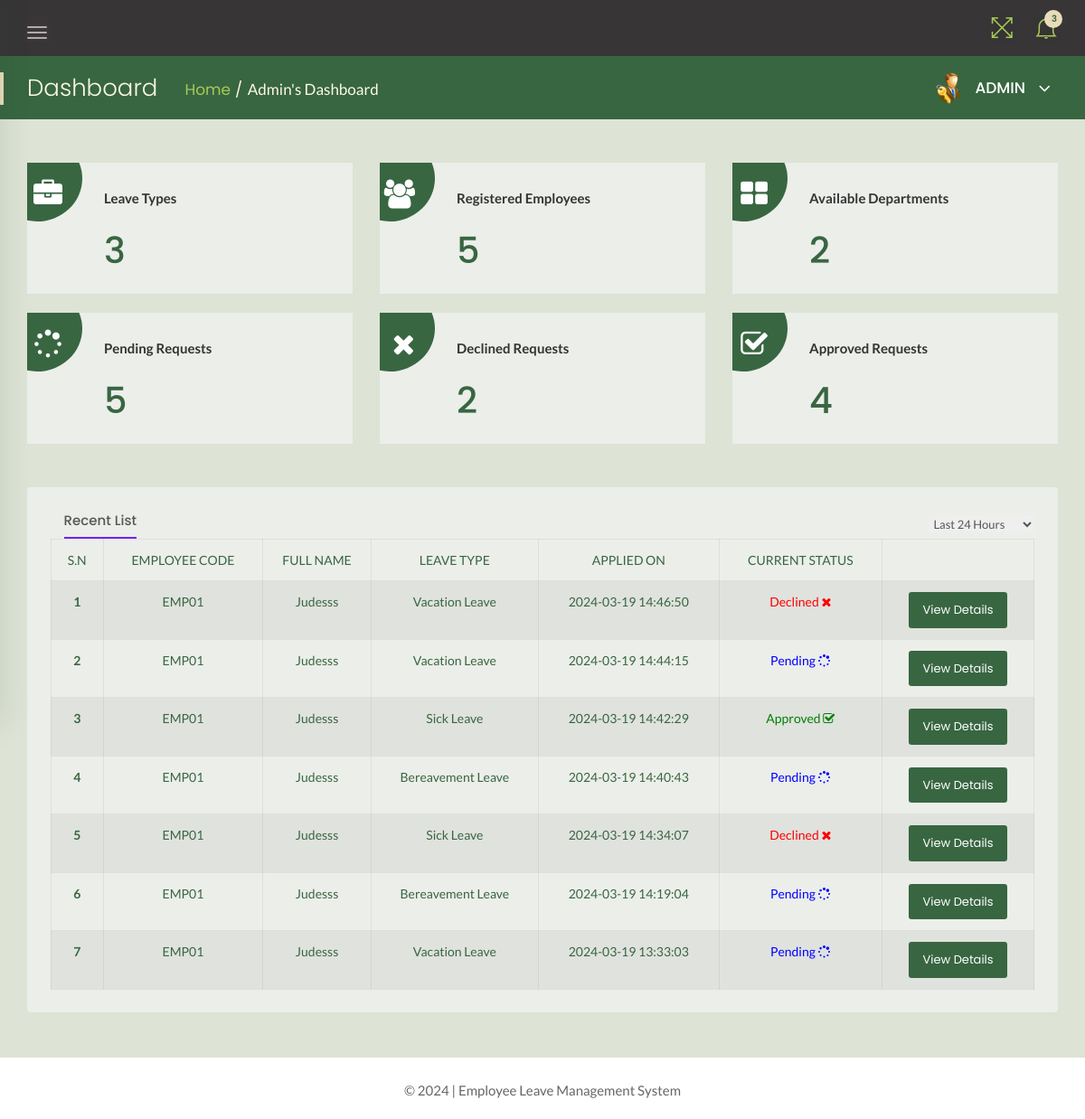
Screenshot of /admin/dashboard.php (signed in) with the database file from the repository.
### tables this page shows
CREATE TABLE `leave_requests` (
  `SN` int(10) NOT NULL,
  `requestee` varchar(50) DEFAULT NULL,
  `leaveType` varchar(255) DEFAULT NULL,
  `appliedOn` timestamp NOT NULL DEFAULT current_timestamp() ON UPDATE current_timestamp(),
  `status` int(1) NOT NULL,
  `isRead` int(1) NOT NULL,
  `startDate` varchar(120) NOT NULL,
  `endDate` varchar(120) NOT NULL,
  `amount` int(2) NOT NULL,
  `description` mediumtext NOT NULL,
  `effectiveDate` int(11) NOT NULL,
  `AdminRemark` mediumtext DEFAULT NULL,
  `AdminRemarkDate` varchar(120) DEFAULT NULL
);

CREATE TABLE `employee` (
  `SN` int(10) NOT NULL,
  `empCode` varchar(50) NOT NULL,
  `fName` varchar(255) NOT NULL,
  `department` varchar(50) NOT NULL,
  `position` varchar(50) NOT NULL,
  `email` varchar(50) NOT NULL,
  `password` varchar(50) NOT NULL,
  `status` int(1) NOT NULL
);

### admin/dashboard.php (the view, shortened to what this page needs)
<?php
    if(strlen($_SESSION['alogin'])==0){
        header('location:index.php');
    } else {
?>
<!doctype html>
<html class="no-js" lang="en">
<head>
    <link rel="stylesheet" href="../assets/css/bootstrap.min.css">
    <link rel="stylesheet" href="../assets/css/font-awesome.min.css">
    <link rel="stylesheet" href="../assets/css/themify-icons.css">
    <link rel="stylesheet" href="../assets/css/metisMenu.css">
    <link rel="stylesheet" href="../assets/css/owl.carousel.min.css">
    <link rel="stylesheet" href="../assets/css/slicknav.min.css">
    <link rel="stylesheet" href="https://www.amcharts.com/lib/3/plugins/export/export.css" type="text/css" media="all" />
    <link rel="stylesheet" href="../assets/css/typography.css">
    <link rel="stylesheet" href="../assets/css/default-css.css">
    <link rel="stylesheet" href="../assets/css/styles.css">
    <link rel="stylesheet" href="../assets/css/responsive.css">
</head>
<body>
    <div class="page-container">
        <div class="main-content">
            <div class="header-area">
                <div class="row align-items-center">
                    <div class="col-md-6 col-sm-8 clearfix">
                        <div class="nav-btn pull-left">
                            <span></span>
                            <span></span>
                            <span></span>
                        </div>
                    </div>
                    <div class="col-md-6 col-sm-4 clearfix">
                        <ul class="notification-area pull-right">
                            <li id="full-view"><i class="ti-fullscreen"></i></li>
                            <?php include '../includes/admin-notification.php'?>
                        </ul>
                    </div>
                </div>
            </div>
            <div class="page-title-area">
                <div class="row align-items-center">
                    <div class="col-sm-6">
                        <div class="breadcrumbs-area clearfix">
                            <h4 class="page-title pull-left">Dashboard</h4>
                            <ul class="breadcrumbs pull-left">
                                <li><a href="dashboard.php">Home</a></li>
                                <li><span>Admin's Dashboard</span></li>
                            </ul>
                        </div>
                    </div>
                    <div class="col-sm-6 clearfix">
                        <div class="user-profile pull-right">
                            <img class="avatar user-thumb" src="../assets/images/admin.png" alt="avatar">
                            <h4 class="user-name dropdown-toggle" data-toggle="dropdown">ADMIN <i class="fa fa-angle-down"></i></h4>
                        </div>
                    </div>
                </div>
            </div>
            <div class="main-content-inner">
                <div class="sales-report-area mt-5 mb-5">
                    <div class="row">
                        <div class="col-md-4">
                            <div class="single-report mb-xs-30">
                                <div class="s-report-inner pr--20 pt--30 mb-3">
                                    <div class="icon"><i class="fa fa-briefcase"></i></div>
                                    <div class="s-report-title d-flex justify-content-between">
                                        <h4 class="header-title mb-0">Leave Types</h4>
                                    </div>
                                    <div class="d-flex justify-content-between pb-2">
                                        <h1><?php include 'counters/leavetype-counter.php'?></h1>
                                    </div>
                                </div>
                            </div>
                        </div>
                        <div class="col-md-4">
                            <div class="single-report mb-xs-30">
                                <div class="s-report-inner pr--20 pt--30 mb-3">
                                    <div class="icon"><i class="fa fa-users"></i></div>
                                    <div class="s-report-title d-flex justify-content-between">
                                        <h4 class="header-title mb-0">Registered Employees</h4>
                                    </div>
                                    <div class="d-flex justify-content-between pb-2">
                                        <h1><?php include 'counters/emp-counter.php'?></h1>
                                    </div>
                                </div>
                            </div>
                        </div>
                        <div class="col-md-4">
                            <div class="single-report">
                                <div class="s-report-inner pr--20 pt--30 mb-3">
                                    <div class="icon"><i class="fa fa-th-large"></i></div>
                                    <div class="s-report-title d-flex justify-content-between">
                                        <h4 class="header-title mb-0">Available Departments</h4>
                                    </div>
                                    <div class="d-flex justify-content-between pb-2">
                                        <h1><?php include 'counters/dept-counter.php'?></h1>
                                    </div>
                                </div>
                            </div>
                        </div>
                    </div>
                    <br>
                    <div class="row">
                        <div class="col-md-4">
                            <div class="single-report mb-xs-30">
                                <div class="s-report-inner pr--20 pt--30 mb-3">
                                    <div class="icon"><i class="fa fa-spinner"></i></div>
                                    <div class="s-report-title d-flex justify-content-between">
                                        <h4 class="header-title mb-0">Pending Requests</h4>
                                    </div>
                                    <div class="d-flex justify-content-between pb-2">
                                        <h1><?php include 'counters/pendingapp-counter.php'?></h1>
                                    </div>
                                </div>
                            </div>
                        </div>
                        <div class="col-md-4">
                            <div class="single-report mb-xs-30">
                                <div class="s-report-inner pr--20 pt--30 mb-3">
                                    <div class="icon"><i class="fa fa-times"></i></div>
                                    <div class="s-report-title d-flex justify-content-between">
                                        <h4 class="header-title mb-0">Declined Requests</h4>
                                    </div>
                                    <div class="d-flex justify-content-between pb-2">
                                        <h1><?php include 'counters/declineapp-counter.php'?></h1>
                                    </div>
                                </div>
                            </div>
                        </div>
                        <div class="col-md-4">
                            <div class="single-report">
                                <div class="s-report-inner pr--20 pt--30 mb-3">
                                    <div class="icon"><i class="fa fa-check-square-o"></i></div>
                                    <div class="s-report-title d-flex justify-content-between">
                                        <h4 class="header-title mb-0">Approved Requests</h4>
                                    </div>
                                    <div class="d-flex justify-content-between pb-2">
                                        <h1><?php include 'counters/approvedapp-counter.php'?></h1>
                                    </div>
                                </div>
                            </div>
                        </div>
                    </div>
                </div>
                <div class="row">
                    <div class="col-12">
                        <div class="card">
                            <div class="card-body">
							<div class="d-sm-flex justify-content-between align-items-center">
                                    <div class="trd-history-tabs">
                                        <ul class="nav" role="tablist">
                                            <li>
                                                <a class="active" data-toggle="tab" href="dashboard.php" role="tab">Recent List</a>
                                            </li>
                                        </ul>
                                    </div>
                                    <select class="custome-select border-0 pr-3">
                                        <option selected>Last 24 Hours</option>
                                    </select>
                                </div>
                                        <div class="single-table">
                                            <div class="table-responsive">
                                                <table class="table table-hover table-bordered table-striped progress-table text-center">
                                                <thead class="text-uppercase">
                                                    <tr>
                                                        <td>S.N</td>
                                                        <td>Employee Code</td>
                                                        <td width="120">Full Name</td>
                                                        <td>Leave Type</td>
                                                        <td>Applied On</td>
                                                        <td>Current Status</td>
                                                        <td></td>
                                                    </tr>
                                                </thead>
                                                <tbody>
                                                <?php
                                                    $sql = "SELECT leave_requests.SN as lid,employee.SN,employee.empCode,employee.fName,leave_requests.leaveType,leave_requests.appliedOn,leave_requests.status from leave_requests join employee on leave_requests.requestee = employee.empCode order by lid desc limit 7";
                                                    $query = $dbh -> prepare($sql);
                                                    $query->execute();
                                                    $results = $query->fetchAll(PDO::FETCH_OBJ);
                                                    $cnt = 1;
                                                    if($query->rowCount() > 0){
                                                    foreach($results as $result)
                                                    {
                                                ?>
                                        <tr>
                                            <td><b><?php echo htmlentities($cnt);?></b></td>
                                            <td><?php echo htmlentities($result->empCode);?></td>
                                            <td><?php echo htmlentities($result->fName);?></td>
                                            <td><?php echo htmlentities($result->leaveType);?></td>
                                            <td><?php echo htmlentities($result->appliedOn);?></td>
                                            <td><?php $stats=$result->status;
                                                if($stats==1){ ?>
                                                    <span style="color: green">Approved <i class="fa fa-check-square-o"></i></span>
                                                    <?php } if($stats == 2)  { ?>
                                                    <span style="color: red">Declined <i class="fa fa-times"></i></span>
                                                    <?php } if($stats == 0)  { ?>
                                                <span style="color: blue">Pending <i class="fa fa-spinner"></i></span>
                                                <?php } ?>
                                             </td>
                                            <td><a href="employeeLeave-details.php?leaveid=<?php echo htmlentities($result->lid);?>" class="btn btn-secondary btn-sm">View Details</a></td>
                                        </tr>
                                                <?php $cnt++;} }?>
                                            </tbody>
                                                </table>
                                            </div>
                                        </div>
                                        </div>
                        </div>
                    </div>
                </div>
                </div>
            </div>
            <?php include '../includes/footer.php' ?>
        </div>
</body>
</html>
<?php } ?>

### assets/css/default-css.css (style rules this page uses)
* { margin: 0; padding: 0; box-sizing: border-box; }
*, *:before, *:after { -moz-box-sizing: border-box; -webkit-box-sizing: border-box; box-sizing: border-box; }
html { -webkit-font-smoothing: antialiased; }
body { background: #fff; font-weight: normal; -webkit-font-smoothing: antialiased; -webkit-text-size-adjust: 100%; }
img { max-width: 100%; height: auto; }
.pt--30 { padding-top: 30px }
.pr--20 { padding-right: 20px; }
:root { --primary-color: #E9DDBC; }

### assets/css/responsive.css (style rules this page uses)
@media screen and (min-width: 1200px) and (max-width: 1440px) { .s-report-title { margin-bottom: 17px; } }
@media screen and (min-width: 1200px) and (max-width: 1440px) { .s-report-inner { padding-left: 73px; } }
@media screen and (min-width: 1200px) and (max-width: 1440px) { .s-report-title .header-title { font-size: 15px; } }
@media (min-width: 1200px) and (max-width: 1364px) { .nav-btn { position: fixed; z-index: 99; left: 363px; background: #373536; padding: 14px; top: 0; margin: 0; } }
@media (min-width: 1200px) and (max-width: 1364px) { .nav-btn span { background: #fffbfb; } }
@media (min-width: 1200px) and (max-width: 1364px) { .sbar_collapsed .nav-btn { position: initial; background: none; padding: 0; margin: 10px 30px 0 0; } }
@media (min-width: 1200px) and (max-width: 1364px) { .sbar_collapsed .nav-btn span { background: #b3aaaa; } }
@media (min-width: 1200px) and (max-width: 1364px) { .main-content-inner { padding: 0 15px 50px; } }
@media (min-width: 1200px) and (max-width: 1364px) { .page-container, .sbar_collapsed.page-container { padding-left: 0; } }

### rows the page displays
leave_requests: employee.empCode "EMP01", employee.fName "Judesss", leaveType "Vacation Leave", appliedOn "2024-03-19 14:46:50", status "Declined"
leave_requests: employee.empCode "EMP01", employee.fName "Judesss", leaveType "Vacation Leave", appliedOn "2024-03-19 14:44:15", status "Pending"
leave_requests: employee.empCode "EMP01", employee.fName "Judesss", leaveType "Sick Leave", appliedOn "2024-03-19 14:42:29", status "Approved"
leave_requests: employee.empCode "EMP01", employee.fName "Judesss", leaveType "Bereavement Leave", appliedOn "2024-03-19 14:40:43", status "Pending"
leave_requests: employee.empCode "EMP01", employee.fName "Judesss", leaveType "Sick Leave", appliedOn "2024-03-19 14:34:07", status "Declined"
leave_requests: employee.empCode "EMP01", employee.fName "Judesss", leaveType "Bereavement Leave", appliedOn "2024-03-19 14:19:04", status "Pending"
leave_requests: employee.empCode "EMP01", employee.fName "Judesss", leaveType "Vacation Leave", appliedOn "2024-03-19 13:33:03", status "Pending"

### other values shown
$unreadcount "3"
$leavtypcount "3"
$empcount "5"
$dptcount "2"
$leavtypcount "5"
$leavtypcount "2"
$leavtypcount "4"
